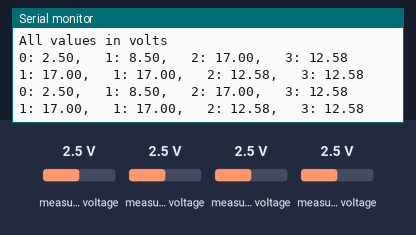
This sketch was run on a simulated Arduino Uno, built with avr-gcc and run on an emulated ATmega328P. Shown: the last lines printed to the serial monitor. The test bench sets the inputs (shaded band); at power-on: measured voltage 2.5 V.

Above: at 1.2 s.
1.3 s: measured voltage (sensor 200) set to 0.1 V
At 2.6 s:
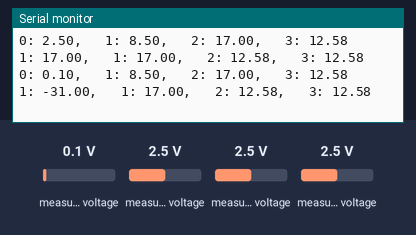
2.8 s: measured voltage (sensor 201) set to 0.1 V
At 4.0 s:
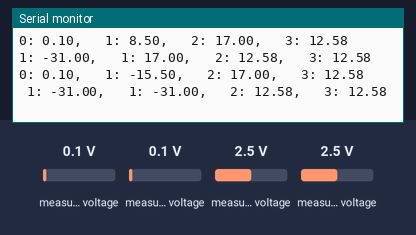
4.3 s: measured voltage (sensor 202) set to 0.1 V
At 5.2 s:
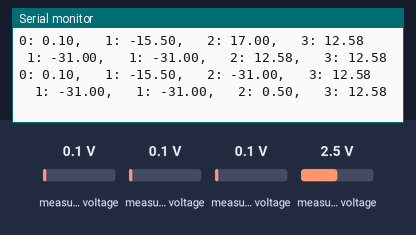
5.8 s: measured voltage (sensor 203) set to 0.1 V
At 7.0 s:
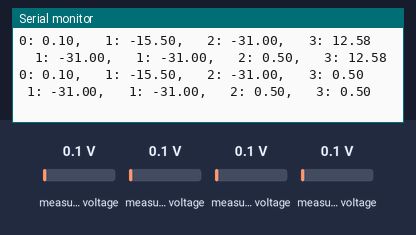
7.3 s: measured voltage (sensor 200) set to 1.2 V
At 7.9 s:
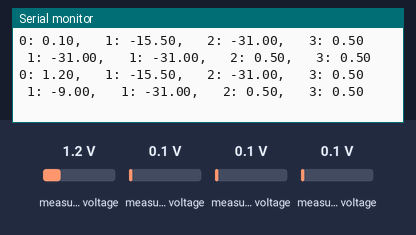
8.8 s: measured voltage (sensor 201) set to 1.2 V
At 10.5 s:
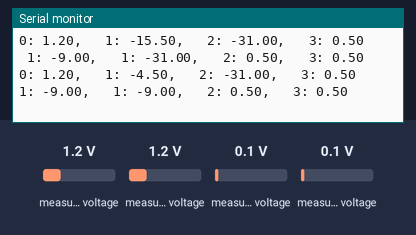
Timing chart, 0 to 11.3 s (numbered marks = the images above; inputs shaded):
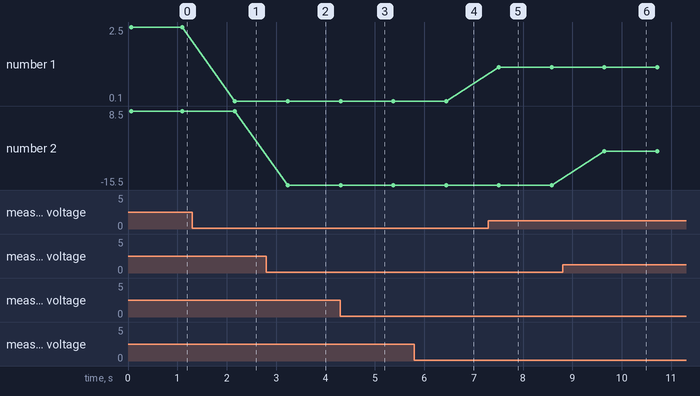

Measured:
- after the input at 1.3 s, the serial monitor: prints a new line after 0.87 s (image 1)
- after the input at 2.8 s, the serial monitor: prints a new line after 0.44 s (image 2)
- after the input at 4.3 s, the serial monitor: prints a new line at once (image 3)
- after the input at 5.8 s, the serial monitor: prints a new line after 0.64 s (image 4)
- after the input at 7.3 s, the serial monitor: prints a new line after 0.21 s (image 5)
- after the input at 8.8 s, the serial monitor: prints a new line after 0.85 s (image 6)
- plotted number 1: 2.5 → 0.1 after the input at 1.3 s, 0.1 → 1.2 after the input at 7.3 s
- plotted number 2: 8.5 → -15.5 after the input at 2.8 s, -15.5 → -4.5 after the input at 8.8 s

The sketch:

adc_modl.ino
```cpp
/***************************************************************************
* Example sketch for the ADS1115_WE library
*
* This sketch shows how to use the ADS1115 in continuous mode.
*
* Further information can be found on:
* https://wolles-elektronikkiste.de/ads1115 (German)
* https://wolles-elektronikkiste.de/en/ads1115-a-d-converter-with-amplifier (English)
*
***************************************************************************/

#include<ADS1115_WE.h>
#include<Wire.h>
#define I2C_ADDRESS 0x48
#define I2C_ADDRESS2 0x49

/* There are several ways to create your ADS1115_WE object:
 * ADS1115_WE adc = ADS1115_WE(); -> uses Wire / I2C Address = 0x48
 * ADS1115_WE adc = ADS1115_WE(I2C_ADDRESS); -> uses Wire / I2C_ADDRESS
 * ADS1115_WE adc = ADS1115_WE(&Wire); -> you can pass any TwoWire object / I2C Address = 0x48
 * ADS1115_WE adc = ADS1115_WE(&Wire, I2C_ADDRESS); -> all together
 */
ADS1115_WE adc = ADS1115_WE(I2C_ADDRESS);
ADS1115_WE adc2 = ADS1115_WE(I2C_ADDRESS2);
float R1=30000.0;
float R2=7440.0;
float ref=3.3;
void setup() {
  Wire.begin();
  Serial.begin(9600);
  if(!adc.init()){
    Serial.println("ADS1115 not connected!");
  }

  /* Set the voltage range of the ADC to adjust the gain
   * Please note that you must not apply more than VDD + 0.3V to the input pins!
   *
   * ADS1115_RANGE_6144  ->  +/- 6144 mV
   * ADS1115_RANGE_4096  ->  +/- 4096 mV
   * ADS1115_RANGE_2048  ->  +/- 2048 mV (default)
   * ADS1115_RANGE_1024  ->  +/- 1024 mV
   * ADS1115_RANGE_0512  ->  +/- 512 mV
   * ADS1115_RANGE_0256  ->  +/- 256 mV
   */
  adc.setVoltageRange_mV(ADS1115_RANGE_6144); //comment line/change parameter to change range
  adc2.setVoltageRange_mV(ADS1115_RANGE_6144);
  /* Set the inputs to be compared
   *
   *  ADS1115_COMP_0_1    ->  compares 0 with 1 (default)
   *  ADS1115_COMP_0_3    ->  compares 0 with 3
   *  ADS1115_COMP_1_3    ->  compares 1 with 3
   *  ADS1115_COMP_2_3    ->  compares 2 with 3
   *  ADS1115_COMP_0_GND  ->  compares 0 with GND
   *  ADS1115_COMP_1_GND  ->  compares 1 with GND
   *  ADS1115_COMP_2_GND  ->  compares 2 with GND
   *  ADS1115_COMP_3_GND  ->  compares 3 with GND
   */
  adc.setCompareChannels(ADS1115_COMP_0_GND); //comment line/change parameter to change channel
adc2.setCompareChannels(ADS1115_COMP_0_GND);
  /* Set number of conversions after which the alert pin asserts
   * - or you can disable the alert
   *
   *  ADS1115_ASSERT_AFTER_1  -> after 1 conversion
   *  ADS1115_ASSERT_AFTER_2  -> after 2 conversions
   *  ADS1115_ASSERT_AFTER_4  -> after 4 conversions
   *  ADS1115_DISABLE_ALERT   -> disable comparator / alert pin (default)
   */
  //adc.setAlertPinMode(ADS1115_ASSERT_AFTER_1); //uncomment if you want to change the default

  /* Set the conversion rate in SPS (samples per second)
   * Options should be self-explaining:
   *
   *  ADS1115_8_SPS
   *  ADS1115_16_SPS
   *  ADS1115_32_SPS
   *  ADS1115_64_SPS
   *  ADS1115_128_SPS (default)
   *  ADS1115_250_SPS
   *  ADS1115_475_SPS
   *  ADS1115_860_SPS
   */
  // adc.setConvRate(ADS1115_8_SPS); //uncomment if you want to change the default

  /* Set continuous or single shot mode:
   *
   *  ADS1115_CONTINUOUS  ->  continuous mode
   *  ADS1115_SINGLE     ->  single shot mode (default)
   */
  adc.setMeasureMode(ADS1115_CONTINUOUS); //comment line/change parameter to change mode
adc2.setMeasureMode(ADS1115_CONTINUOUS);
   /* Choose maximum limit or maximum and minimum alert limit (window) in Volt - alert pin will
   *  assert when measured values are beyond the maximum limit or outside the window
   *  Upper limit first: setAlertLimit_V(MODE, maximum, minimum)
   *  In max limit mode the minimum value is the limit where the alert pin assertion will be
   *  cleared (if not latched)
   *
   *  ADS1115_MAX_LIMIT
   *  ADS1115_WINDOW
   *
   */
  //adc.setAlertModeAndLimit_V(ADS1115_MAX_LIMIT, 3.0, 1.5); //uncomment if you want to change the default

  /* Enable or disable latch. If latch is enabled the alert pin will assert until the
   * conversion register is read (getResult functions). If disabled the alert pin assertion will be
   * cleared with next value within limits.
   *
   *  ADS1115_LATCH_DISABLED (default)
   *  ADS1115_LATCH_ENABLED
   */
  //adc.setAlertLatch(ADS1115_LATCH_ENABLED); //uncomment if you want to change the default

  /* Sets the alert pin polarity if active:
   *
   * ADS1115_ACT_LOW  ->  active low (default)
   * ADS1115_ACT_HIGH ->  active high
   */
  //adc.setAlertPol(ADS1115_ACT_LOW); //uncomment if you want to change the default

  /* With this function the alert pin will assert, when a conversion is ready.
   * In order to deactivate, use the setAlertLimit_V function
   */
  //adc.setAlertPinToConversionReady(); //uncomment if you want to change the default

  Serial.println("ADS1115 Example Sketch - Continuous Mode");
  Serial.println("All values in volts");
  Serial.println();
}

  /* If you change the compare channels you can immediately read values from the conversion
   * register, although they might belong to the former channel if no precautions are taken.
   * It takes about the time needed for two conversions to get the correct data. In single
   * shot mode you can use the isBusy() function to wait for data from the new channel. This
   * does not work in continuous mode.
   * To solve this issue the library adds a delay after change of channels if you are in contunuous
   * mode. The length of the delay is adjusted to the conversion rate. But be aware that the output
   * rate will be much lower that the conversion rate if you change channels frequently.
   */

void loop() {
  float voltage = 0.0;

  Serial.print("0: ");
  voltage = readChannel(ADS1115_COMP_0_GND);
  Serial.print(voltage);

  Serial.print(",   1: ");
  voltage = readChannel(ADS1115_COMP_1_GND);
  voltage = (voltage-1.65)/0.1;

  Serial.print(voltage);

  Serial.print(",   2: ");
  voltage = readChannel(ADS1115_COMP_2_GND);
    voltage = (voltage-1.65)/0.1;
    voltage = voltage*2;
  Serial.print(voltage);

  Serial.print(",   3: ");
  voltage = readChannel(ADS1115_COMP_3_GND);
  voltage = ((voltage))/(R2/(R1+R2));
  Serial.print(voltage);

 // delay(1000);


  Serial.print("    1: ");
  voltage = readChannel2(ADS1115_COMP_0_GND);
  voltage = (voltage-1.65)/0.1;
  voltage = voltage*2;
  Serial.print(voltage);

  Serial.print(",   1: ");
  voltage = readChannel2(ADS1115_COMP_1_GND);
  voltage = (voltage-1.65)/0.1;
  voltage = voltage*2;

  Serial.print(voltage);

  Serial.print(",   2: ");
  voltage = readChannel2(ADS1115_COMP_2_GND);
   voltage = ((voltage))/(R2/(R1+R2));

  Serial.print(voltage);

  Serial.print(",   3: ");
  voltage = readChannel2(ADS1115_COMP_3_GND);
  voltage = ((voltage))/(R2/(R1+R2));
  Serial.println(voltage);

delay(1000);


}

float readChannel(ADS1115_MUX channel) {
  float voltage = 0.0;
  adc.setCompareChannels(channel);
  voltage = adc.getResult_V(); // alternative: getResult_mV for Millivolt
  return voltage;
}


float readChannel2(ADS1115_MUX channel) {
  float voltage = 0.0;
  adc2.setCompareChannels(channel);
  voltage = adc2.getResult_V(); // alternative: getResult_mV for Millivolt
  return voltage;
}
```
